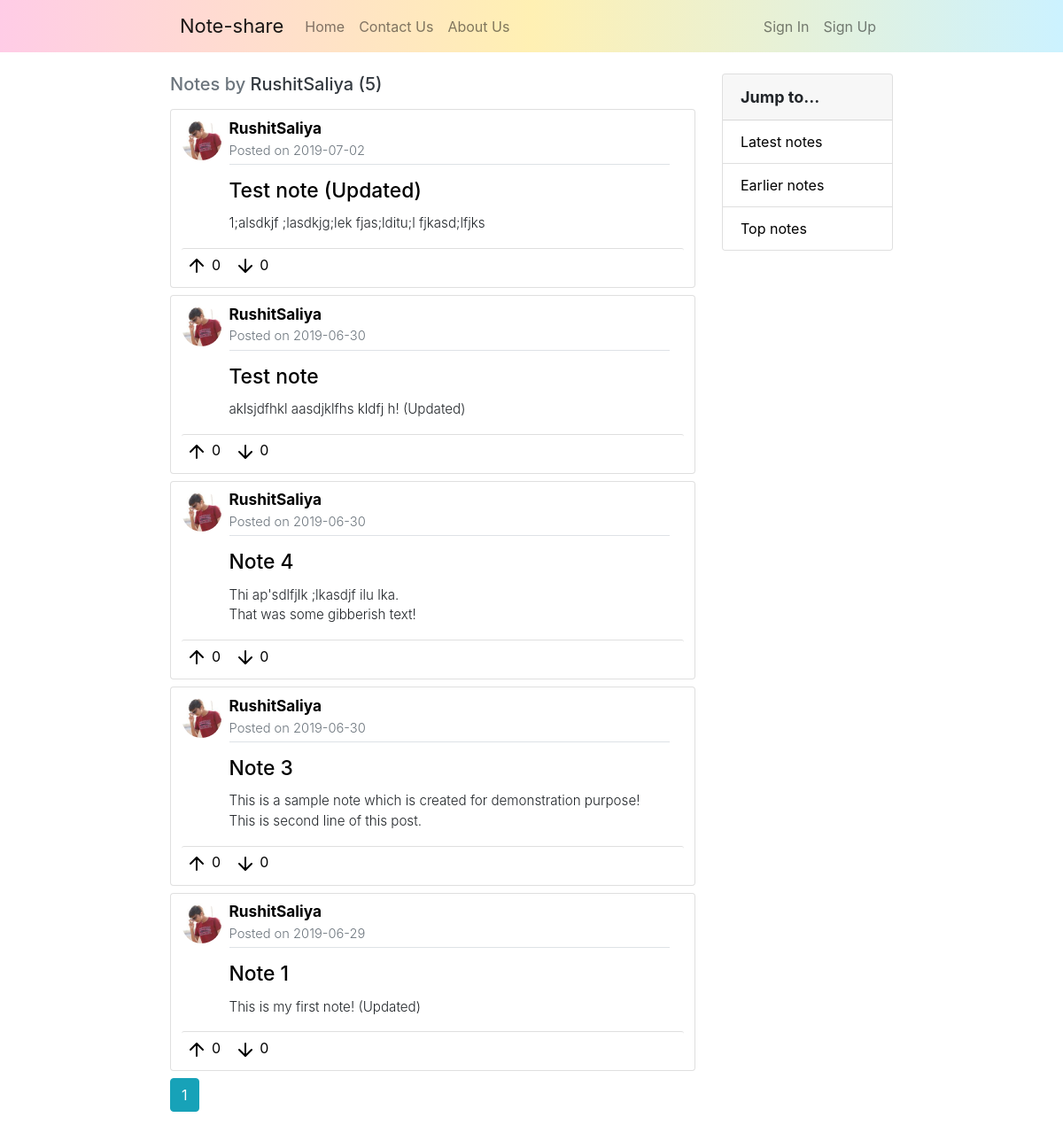
The app's page /user/RushitSaliya with its own data.
### noteshare/models.py (models this page shows, shortened)
class User(db.Model, UserMixin):
    id = db.Column(db.Integer, primary_key=True)
    username = db.Column(db.String(20), unique=True, nullable=False)
    email = db.Column(db.String(100), unique=True, nullable=False)
    image_file = db.Column(db.String(20), nullable=False, default='default.jpg')
    password = db.Column(db.String(50), nullable=False)
    notes = db.relationship('Note', backref='author', lazy=True)

class Note(db.Model):
    id = db.Column(db.Integer, primary_key=True)
    title = db.Column(db.String(100), nullable=False)
    date_posted = db.Column(db.DateTime, nullable=False, default=datetime.utcnow)
    content = db.Column(db.Text, nullable=False)
    content_image = db.Column(db.String(20), nullable=True)
    ups = db.Column(db.Integer, nullable=False, default=0)
    downs = db.Column(db.Integer, nullable=False, default=0)
    user_id = db.Column(db.Integer, db.ForeignKey('user.id'), nullable=False)

### noteshare/notes/routes.py (the view)
@notes.route('/user/<string:username>')
def user_notes(username):
    page = request.args.get('page', 1, type=int)
    user = User.query.filter_by(username=username).first_or_404()
    notes = Note.query.filter_by(author=user).order_by(Note.date_posted.desc()).paginate(page=page, per_page=5)
    return render_template('user_notes.html', title=user.username, notes=notes, user=user)

### noteshare/templates/user_notes.html
{% extends "layout.html" %}
{% block content %}
    <div class="col-md-8 col-pl-16">
        <h5 class="text-muted mb-3">Notes by <span class="text-dark">{{ user.username }} ({{ notes.total }})</span></h5>
        {% for note in notes.items %}
            <div class="card mb-md-2">
                <div class="card-body">
                    <div class="row">
                        <div class="col-md-2 pr-0" style="max-width: 11.5%; padding-top: 1%; padding-left: 2.5%;">
                            <div class="note-header">
                                <img class="rounded-circle note-author-img" src="{{ url_for('static', filename='Profile-pictures/' + note.author.image_file) }}" alt="Author's Profile-photo">
                            </div>
                        </div>
                        <div class="col-md-10 pl-0 pr-0" style="max-width: 88.5%;">
                            <div class="note-header">
                                <a class="anchor-note-username" href="{{ url_for('notes.user_notes', username=note.author.username) }}">
                                    <strong>{{ note.author.username }}</strong>
                                    <div  class="text-muted mb-1" style="font-size: 85%;">
                                        Posted on {{ note.date_posted.strftime('%Y-%m-%d') }}
                                    </div>
                                    <div class="border-bottom mb-3"></div>
                                </a>
                                <a class="anchor-note-update" href="{{ url_for('notes.note', note_id=note.id) }}">
                                        <h5 class="card-title note-title">{{ note.title }}</h5>
                                </a>
                                <p style="white-space: pre-line; font-size: 79%;">{{ note.content }}</p>
                            </div>
                        </div>
                    </div>
                    <div class="row">
                        <div class="col-md-12">
                            <div class="card-header note-action">
                                <a class="note-action-btn" href="#"><img src="{{ url_for('static', filename='Icons/arrow-up.svg') }}" alt="Like"> 0 </a>
                                <a class="note-action-btn" href="#"><img src="{{ url_for('static', filename='Icons/arrow-down.svg') }}" alt="Dislike"> 0 </a>
                            </div>
                        </div>
                    </div>
                </div>
            </div>
        {% endfor %}
        {% for page_num in notes.iter_pages(left_edge=1, right_edge=1, left_current=1, right_current=2) %}
            {% if page_num %}
                {% if notes.page == page_num %}
                    <a class="btn btn-info mb-4" href="{{ url_for('notes.user_notes', username=user.username, page=page_num) }}">{{ page_num }}</a>
                {% else %}
                    <a class="btn btn-outline-info mb-4" href="{{ url_for('notes.user_notes', username=user.username, page=page_num) }}">{{ page_num }}</a>
                {% endif %}
            {% else %}
                ...
            {% endif %}
        {% endfor %}
    </div>
    <div class="col-md-4 col-pr-16">
        <div class="card">
                <div class="card-header" style="font-size: 18px;"><strong>Jump to...</strong></div>
                <ul class="list-group list-group-flush">
                    <li class="list-group-item"><a href="#" class="sidebar-link">Latest notes</a></li>
                    <li class="list-group-item"><a href="#" class="sidebar-link">Earlier notes</a></li>
                    <li class="list-group-item"><a href="#" class="sidebar-link">Top notes</a></li>
                </ul>
        </div>
    </div>
{% endblock content %}

### noteshare/static/stylesheet.css (style rules this page uses)
.note-action { border-top: 1px solid rgba(0,0,0,.125); border-bottom: none; padding: 1%; background-color: #fff; }
.card-title { font-size: 16px; }
.note-action-btn, .note-action-btn:hover { margin-right: 2%; text-decoration: none; color: #000; }
.col-pl-16 { padding-top: 1%; padding-left: 16%; }
.col-pr-16 { padding-top: 1%; padding-right: 16%; }
.sidebar-link { text-decoration: none; color: #000; }
.note-header { font-size: 120%; font-weight: 350; }
.note-title { font-size: 170%; font-weight: 500; }
.note-author-img { border-radius: 50%; object-fit: cover; height: 45px; width: 45px; }
.anchor-note-update { text-decoration: none; color: #000; font-size: 70%; }
.anchor-note-username { text-decoration: none; color: #000; font-size: 90%; }
.card-body { padding: 1% 2% 1% 2%; }

### records on screen
User: username "RushitSaliya"
Note: image_file (picture), author.username "RushitSaliya", date_posted "2019-07-02", title "Test note (Updated)", content "1;alsdkjf ;lasdkjg;lek fjas;lditu;l fjkasd;lfjks"
Note: image_file (picture), author.username "RushitSaliya", date_posted "2019-06-30", title "Test note", content "aklsjdfhkl aasdjklfhs kldfj h! (Updated)"
Note: image_file (picture), author.username "RushitSaliya", date_posted "2019-06-30", title "Note 4", content "Thi ap'sdlfjlk ;lkasdjf ilu lka. That was some gibberish text!"
Note: image_file (picture), author.username "RushitSaliya", date_posted "2019-06-30", title "Note 3", content "This is a sample note which is created for demonstration purpose! This is second line of this post."
Note: image_file (picture), author.username "RushitSaliya", date_posted "2019-06-29", title "Note 1", content "This is my first note! (Updated)"

### other values on screen
{{ notes.total }} "5"
{{ page_num }} "1"
